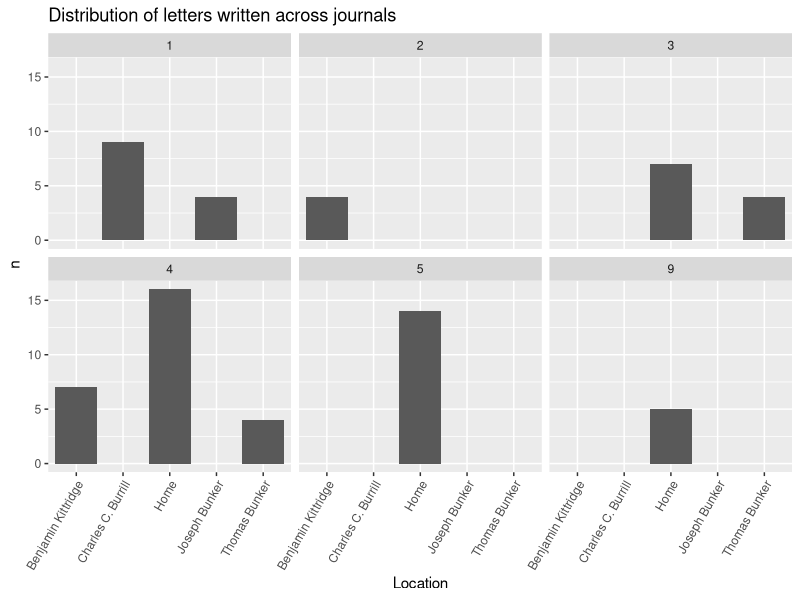
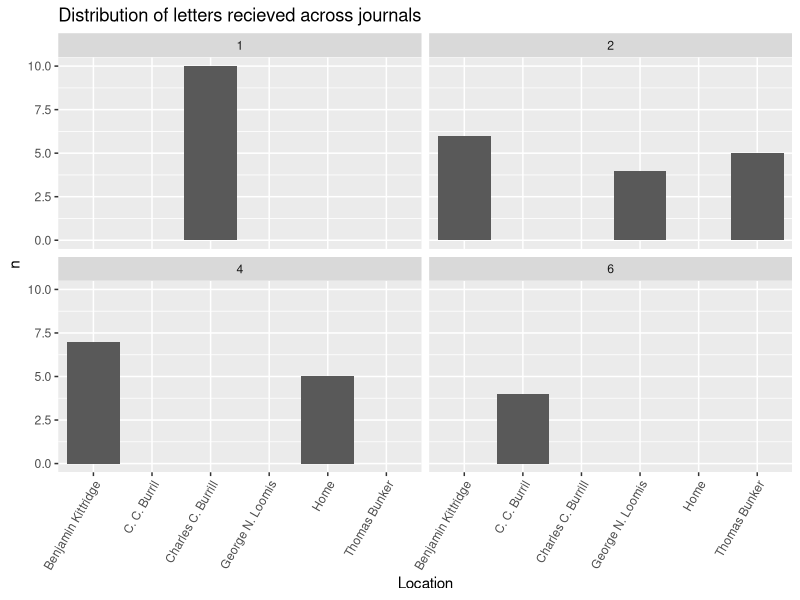
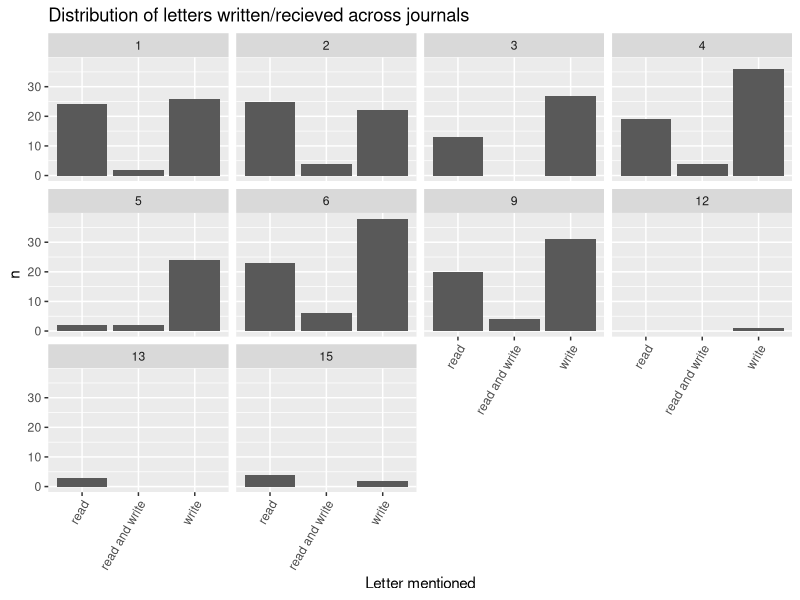
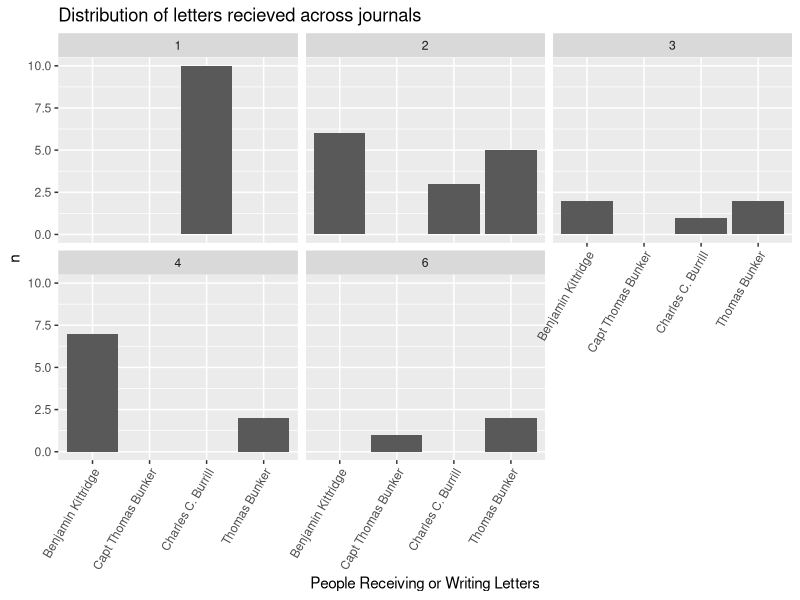
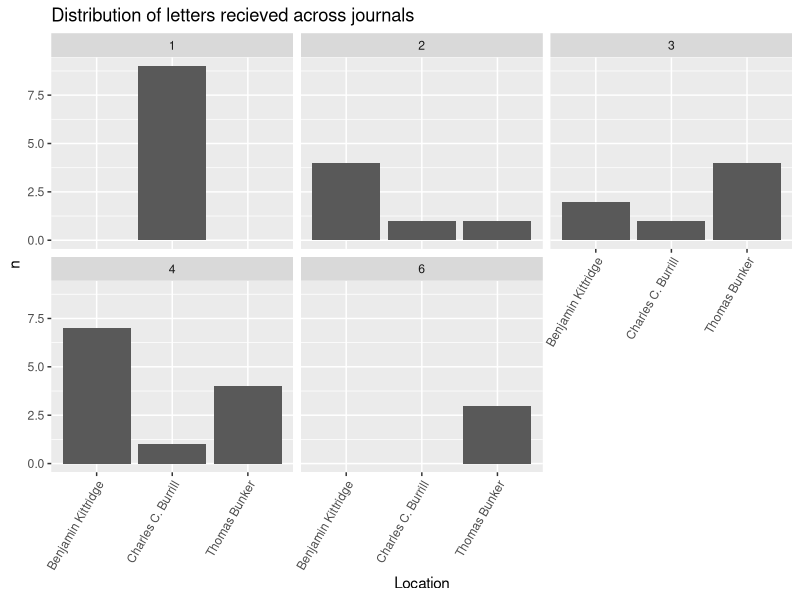

Write the R code that produced these figures, in order.
## ---- chunk 1
#install.packages(c("tidyverse", 
 #                  "tidytext",
  #                 "stopwords",
   #                "widyr",
    #               "tidygraph",
     #              "tidylo",
      #             "ggraph",
       #            "wordcloud",
        #           "dplyr"))
## ---- chunk 2
library(dplyr)
library(tidyverse)
library(magrittr) 
library(tidyverse)
library(tidytext)
## ---- chunk 3
library(readr)
journals <- read_csv("../data/journals.csv") 
## ---- chunk 4
letters <- journals %>%
  filter(letter != "no letter")
## ---- chunk 5
read_letters <- letters %>%
  filter(letter_from != "NA")
  
## ---- chunk 6
write_letters <- letters %>%
  filter(letter_to != "NA")
## ---- chunk 7
#sometimes multiple things are in a list in one entry of a column, we want to separate to be able to count them all individually

read_letters <- read_letters %>%
  separate_longer_delim(letter_from, delim = ",")
## ---- chunk 8
read_letters <- read_letters %>%
  mutate(from = str_to_title(letter_from)) %>%
  mutate(from = trimws(from, "both")) %>%
  filter(from != "NA")
## ---- chunk 9
(read_count <- read_letters %>%
   filter(from!= "NA") %>%
    count(from, sort = TRUE))
## ---- chunk 10

write_letters <- write_letters %>%
  separate_longer_delim(letter_to, delim = ",")
## ---- chunk 11
write_letters <- write_letters %>%
  mutate(to = str_to_title(letter_to)) %>%
  mutate(to = trimws(to, "both")) %>%
  filter(to != "NA")
## ---- chunk 12
(write_count <- write_letters %>%
   filter(to != "NA") %>%
    count(to, sort = TRUE))

## ---- chunk 13
ben_kitt <-letters %>%
  filter(grepl('Benjamin Kittridge|benjamin kittridge', letter_from))
ben_kitt_2 <-letters %>%
  filter(grepl('Benjamin Kittridge|benjamin kittridge', letter_to))

ben_kitt <- dplyr::bind_rows(ben_kitt, ben_kitt_2)
## ---- chunk 14
(BK_words <- ben_kitt %>%
    unnest_tokens(word, journal_entry) %>%
    count(journal, word, sort = TRUE) %>%
    filter(!word %in% stop_words$word))
## ---- chunk 15
bk_mention <-journals %>%
  filter(grepl('Benj. Kittridge|Benjamin Kittredge|Kittredge', journal_entry)) %>%
  filter(letter == "no letter")
## ---- chunk 16
(bk_word_xletter <- bk_mention %>%
  filter(letter == "no letter") %>%
    unnest_tokens(word, journal_entry) %>%
    count(journal, word, sort = TRUE) %>%
    filter(!word %in% stop_words$word))
## ---- chunk 17
CC_Burr <-letters %>%
  filter(grepl('Charles C. Burrill|C. C. Burrill', letter_from))
CC_Burr_2 <-letters %>%
  filter(grepl('Charles C. Burrill|C. C. Burrill', letter_to))

CC_Burr <- dplyr::bind_rows(CC_Burr, CC_Burr_2)
## ---- chunk 18
(CC_words <- CC_Burr %>%
    unnest_tokens(word, journal_entry) %>%
    count(journal, word, sort = TRUE) %>%
    filter(!word %in% stop_words$word))
## ---- chunk 19
CB_mention <-journals %>%
  filter(grepl('CC Burrill|C.C. Burrill|C. C. Burrill|C C Burrill| Charles C. Burrill| Charles C Burrill|Chas. C. Burrill', journal_entry)) %>%
  filter(letter == "no letter")
## ---- chunk 20
(cb_word_xletter <- CB_mention %>%
  filter(letter == "no letter") %>%
    unnest_tokens(word, journal_entry) %>%
    count(journal, word, sort = TRUE) %>%
    filter(!word %in% stop_words$word))
## ---- chunk 21
Tom_Bunk <-letters %>%
  filter(grepl('Thomas Bunker', letter_from))
Tom_Bunk_2 <-letters %>%
  filter(grepl('Thomas Bunker', letter_to))

Tom_Bunk <- dplyr::bind_rows(Tom_Bunk, Tom_Bunk_2)
## ---- chunk 22
(TB_words <- Tom_Bunk %>%
    unnest_tokens(word, journal_entry) %>%
    count(journal, word, sort = TRUE) %>%
    filter(!word %in% stop_words$word))
## ---- chunk 23
tb_mention <-journals %>%
  filter(grepl('Thomas Bunker|Thom Bunker|thomas Bunker', journal_entry)) %>%
  filter(letter == "no letter")
## ---- chunk 24
(tb_word_xletter <- tb_mention %>%
  filter(letter == "no letter") %>%
    unnest_tokens(word, journal_entry) %>%
    count(journal, word, sort = TRUE) %>%
    filter(!word %in% stop_words$word))
## ---- chunk 25
JF_King <-letters %>%
  filter(grepl('J.F. Kingsley|J.F.K|JFK|Jfk|J F Kingsley| J. F. Kingsley', letter_from))
JF_King_2 <-letters %>%
  filter(grepl('J.F. Kingsley|J.F.K|JFK|Jfk|J F Kingsley| J. F. Kingsley', letter_to))

JF_King <- dplyr::bind_rows(JF_King, JF_King_2)
## ---- chunk 26
(JFK_words <- JF_King %>%
    unnest_tokens(word, journal_entry) %>%
    count(journal, word, sort = TRUE) %>%
    filter(!word %in% stop_words$word))
## ---- chunk 27
jfk_mention <-journals %>%
  filter(grepl('J.F. Kingsley|J.F.K|JFK|Jfk|J F Kingsley| J. F. Kingsley', journal_entry)) 
## ---- chunk 28
(jfk_word_xletter <- jfk_mention %>%
    unnest_tokens(word, journal_entry) %>%
    count(journal, word, sort = TRUE) %>%
    filter(!word %in% stop_words$word))
## ---- chunk 29
count_1 <- write_letters %>%
    filter(journal == 1) %>%
           count(to) 
count_2 <- write_letters %>%
    filter(journal == 2) %>%
           count(to) 
count_3 <- write_letters %>%
    filter(journal == 3) %>%
           count(to)
count_4 <- write_letters %>%
    filter(journal == 4) %>%
           count(to)
count_5 <- write_letters %>%
    filter(journal == 5) %>%
           count(to)
count_6 <- write_letters %>%
    filter(journal == 6) %>%
           count(to) 
count_9 <- write_letters %>%
    filter(journal == 9) %>%
           count(to)
count_12 <- write_letters %>%
    filter(journal == 12) %>%
           count(to)
count_13 <- write_letters %>%
    filter(journal == 13) %>%
           count(to)
count_15 <- write_letters %>%
    filter(journal == 15) %>%
           count(to) 

## ---- chunk 30
count_1$journal <- 1
count_2$journal <- 2
count_3$journal <- 3
count_4$journal <- 4
count_5$journal <- 5
count_6$journal <- 6
count_9$journal <- 9
count_12$journal <- 12
count_13$journal <- 13
count_15$journal <- 15
## ---- chunk 31

to_count <- dplyr::bind_rows(count_1, count_2, count_3, count_4, count_5, count_6, count_9, count_12,count_13, count_15)
## ---- chunk 32
to_count %>%
  group_by(journal) %>%
   filter(n > 3) %>%
  ggplot(aes(x=to, y=n)) + 
   geom_bar(stat = "identity")+
   facet_wrap(vars(journal))+
    theme(axis.text.x = element_text(angle = 60, hjust = 1))+
   labs(y = "n", x = "Location", title = "Distribution of letters written across journals")
## ---- chunk 33
count_1 <- read_letters %>%
    filter(journal == 1) %>%
           count(from) 
count_2 <- read_letters %>%
    filter(journal == 2) %>%
           count(from) 
count_3 <- read_letters %>%
    filter(journal == 3) %>%
           count(from)
count_4 <- read_letters %>%
    filter(journal == 4) %>%
           count(from)
count_5 <- read_letters %>%
    filter(journal == 5) %>%
           count(from)
count_6 <- read_letters %>%
    filter(journal == 6) %>%
           count(from) 
count_9 <- read_letters %>%
    filter(journal == 9) %>%
           count(from)
count_12 <- read_letters %>%
    filter(journal == 12) %>%
           count(from)
count_13 <- read_letters %>%
    filter(journal == 13) %>%
           count(from)
count_15 <- read_letters %>%
    filter(journal == 15) %>%
           count(from) 

## ---- chunk 34
count_1$journal <- 1
count_2$journal <- 2
count_3$journal <- 3
count_4$journal <- 4
count_5$journal <- 5
count_6$journal <- 6
count_9$journal <- 9
count_12$journal <- 12
count_13$journal <- 13
count_15$journal <- 15
## ---- chunk 35

from_count <- dplyr::bind_rows(count_1, count_2, count_3, count_4, count_5, count_6, count_9, count_12,count_13, count_15)
## ---- chunk 36
from_count %>%
  group_by(journal) %>%
   filter(n > 3) %>%
  ggplot(aes(x=from, y=n)) + 
   geom_bar(stat = "identity")+
   facet_wrap(vars(journal))+
    theme(axis.text.x = element_text(angle = 60, hjust = 1))+
   labs(y = "n", x = "Location", title = "Distribution of letters recieved across journals")
## ---- chunk 37
count_1 <- letters %>%
    filter(journal == 1) %>%
           count(letter) 
count_2 <- letters %>%
    filter(journal == 2) %>%
           count(letter) 
count_3 <- letters %>%
    filter(journal == 3) %>%
           count(letter)
count_4 <- letters %>%
    filter(journal == 4) %>%
           count(letter)
count_5 <- letters %>%
    filter(journal == 5) %>%
           count(letter)
count_6 <- letters %>%
    filter(journal == 6) %>%
           count(letter) 
count_9 <- letters %>%
    filter(journal == 9) %>%
           count(letter)
count_12 <- letters %>%
    filter(journal == 12) %>%
           count(letter)
count_13 <- letters %>%
    filter(journal == 13) %>%
           count(letter)
count_15 <- letters %>%
    filter(journal == 15) %>%
           count(letter) 

## ---- chunk 38
count_1$journal <- 1
count_2$journal <- 2
count_3$journal <- 3
count_4$journal <- 4
count_5$journal <- 5
count_6$journal <- 6
count_9$journal <- 9
count_12$journal <- 12
count_13$journal <- 13
count_15$journal <- 15
## ---- chunk 39

letter_count <- dplyr::bind_rows(count_1, count_2, count_3, count_4, count_5, count_6, count_9, count_12,count_13, count_15)
## ---- chunk 40
letter_count %>%
  group_by(journal) %>%
 #  filter(n > 3) %>%
  ggplot(aes(x=letter, y=n)) + 
   geom_bar(stat = "identity")+
   facet_wrap(vars(journal))+
    theme(axis.text.x = element_text(angle = 60, hjust = 1))+
   labs(y = "n", x = "Letter mentioned", title = "Distribution of letters written/recieved across journals")
## ---- chunk 41
top_from <- dplyr::filter(from_count, grepl('C. C. Burill|C.C. Burrill|C.c. Burrill|CC Burrill|Charles C. Burrill|Charles C Burill|Benjamin Kittridge|Thomas Bunker|J.F. Kingsley|J.F.K|JFK|Jfk|J F Kingsley| J. F. Kingsley', from))

## ---- chunk 42
top_from %>%
  group_by(journal) %>%
  ggplot(aes(x=from, y=n)) + 
   geom_bar(stat = "identity")+
   facet_wrap(vars(journal))+
    theme(axis.text.x = element_text(angle = 60, hjust = 1))+
   labs(y = "n", x = "People Receiving or Writing Letters", title = "Distribution of letters recieved across journals")
## ---- chunk 43
mapping <- c("Capt. Thomas Bunker" = "Thomas Bunker", "Stephen Southard Thomas Bunker" = "Thomas Bunker", "Thomas Bunker" = "Thomas Bunker", "Charles C. Burrill" = "Charles C. Burrill",  "Benjamin Kittridge" = "Benjamin Kittridge")

top_to <- dplyr::filter(to_count, grepl('C. C. Burill|C.C. Burrill|C.c. Burrill|CC Burrill|Charles C. Burrill|Charles C Burill|Benjamin Kittridge|Thomas Bunker|Capt. Thomas Bunker|J.F. Kingsley|J.F.K|JFK|Jfk|J F Kingsley| J. F. Kingsley', to))
  
top_to$to <- mapping[as.character(top_to$to)]
  
top_to <- top_to %>%  
  filter(to != "NA")
  
## ---- chunk 44
top_to %>%
  group_by(journal) %>%
  ggplot(aes(x=to, y=n)) + 
   geom_bar(stat = "identity")+
   facet_wrap(vars(journal))+
    theme(axis.text.x = element_text(angle = 60, hjust = 1))+
   labs(y = "n", x = "Location", title = "Distribution of letters recieved across journals")
## ---- chunk 45
#https://forum.posit.co/t/creating-a-new-column-based-on-another-column/109464/6

Top_2 <-   
  dplyr::filter(write_letters, grepl('C. C. Burill|C.C. Burrill|C.c. Burrill|CC Burrill|Charles C. Burrill|Charles C Burill|Benjamin Kittridge|Thomas Bunker|Capt. Thomas Bunker|J.F. Kingsley|J.F.K|JFK|Jfk|J F Kingsley| J. F. Kingsley', to))%>%
  rename(person = to)
Top_f <-
  dplyr::filter(read_letters, grepl('C. C. Burill|C.C. Burrill|C.c. Burrill|CC Burrill|Charles C. Burrill|Charles C Burill|Benjamin Kittridge|Thomas Bunker|Capt. Thomas Bunker|J.F. Kingsley|J.F.K|JFK|Jfk|J F Kingsley| J. F. Kingsley', from))%>%
  rename(person = from)

top <- dplyr::bind_rows(Top_2, Top_f)
## ---- chunk 46
mapping <- c("Charles C. Burrill" = 44.5434, "Benjamin Kittridge" = 44.387699, "Thomas Bunker" = 44.2534, "Capt Thomas Bunker" = 44.2534, "Stephen Southard Thomas Bunker" = 44.2534)

top$latitude_to <- mapping[as.character(top$person)]
## ---- chunk 47
mapping <- c("Charles C. Burrill" = -68.4195, "Benjamin Kittridge" = -68.212219, "Thomas Bunker" = -68.1837, "Capt Thomas Bunker" = -68.1837, "Stephen Southard Thomas Bunker" = -68.1837)

top$longitude_to <- mapping[as.character(top$person)]
## ---- chunk 48
mapping <- c("Winter Harbor" = 44.3948,                     
"West Gouldsboro, Winter Harbor" = 44.3948, 
# "NA"
"West Gouldsboro" = 44.4695,       
"Winter Harbor, Mark Island, Winter Harbor" = 44.3948,
"Hog Island, Jones Cove" = 44.4687,      
# "Salem"                                    
"Boston"  = 42.3601,                                 
"Stave Island, Winter Harbor" = 44.3948,          
"Prospect Harbor" = 44.4033,                       
"Ellsworth" = 44.5434,                  
"Bangor" = 44.8016,        
"Winter Harbor, West Gouldsboro" = 44.3948,      
"Winter Harbor, Turtle Isle, Winter Harbor" = 44.3948,
"Winter Harbor, Iron Bound, Winter Harbor" = 44.3948,
"Hancock, Petit Manan, Winter Harbor" = 44.3948, 
"Deer Isle, Bass Harbor, Winter Harbor"  = 44.3948,  
"Duck Islands, Winter Harbor" = 44.3948,
"Bass Habor, Winter Harbor"= 44.3948
# "Albany Railroad Wharf"  
)
top$latitude <- mapping[as.character(top$location)]
## ---- chunk 49
mapping <- c("Winter Harbor" = -68.0830,                     
"West Gouldsboro, Winter Harbor"= -68.0830,  
# "NA"
"West Gouldsboro" = -68.0903,               
"Winter Harbor, Mark Island, Winter Harbor" = -68.0830,
"Hog Island, Jones Cove" = -68.1017,
# "Salem"                                    
"Boston" = -71.0589,                               
"Stave Island, Winter Harbor" = -68.0830,           
"Prospect Harbor" = 68.0254,                      
"Ellsworth" = -68.4195,                   
"Bangor" = -68.7712,                       
"Winter Harbor, West Gouldsboro" = -68.0830,
"Winter Harbor, Turtle Isle, Winter Harbor" = -68.0830,
"Winter Harbor, Iron Bound, Winter Harbor" = -68.0830,
"Hancock, Petit Manan, Winter Harbor" = -68.0830,
"Deer Isle, Bass Harbor, Winter Harbor" = -68.0830,
"Duck Islands, Winter Harbor" = -68.0830, 
"Bass Habor, Winter Harbor" = -68.0830  
# "Albany Railroad Wharf"  
)

top$longitude <- mapping[as.character(top$location)]
## ---- chunk 50
write.csv(top, "letter.csv", row.names=FALSE)
